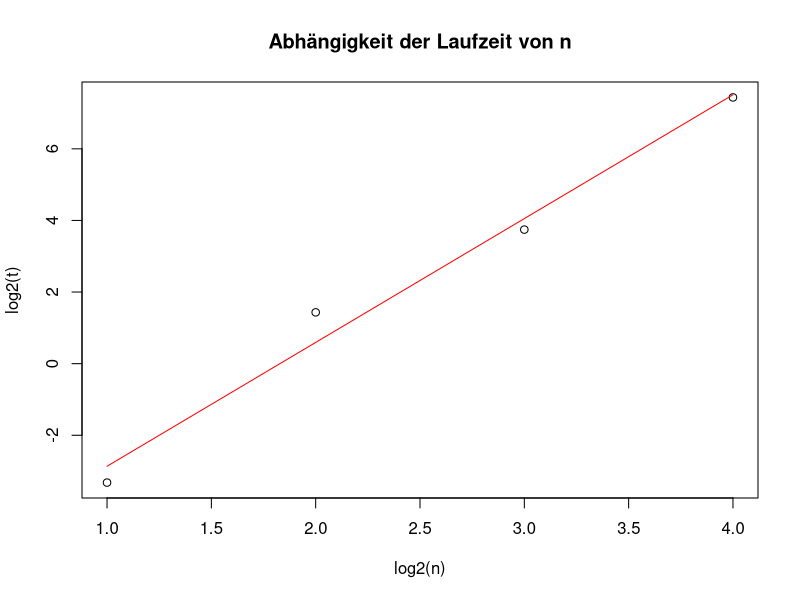

The R script that drew this image:
data <- read.csv("data.csv")

data$X = log2(data$n)
data$Y = log2(data$t)
data$X2 = data$X * data$X
data$Y2 = data$Y * data$Y
data$XY = data$X * data$Y

data

sum(data$X)
sum(data$Y)
sum(data$X2)
sum(data$Y2)
sum(data$XY)

a = (mean(data$XY) - mean(data$X) * mean(data$Y)) / (mean(data$X2) - mean(data$X)^2)
b = mean(data$Y) - a * mean(data$X)

a
b

X = 5
Y = a * X + b

Y
2^Y

r2 = 
(mean(data$XY) - mean(data$X) * mean(data$Y))^2 /
((mean(data$X2) - mean(data$X)^2)
*
(mean(data$Y2) - mean(data$Y)^2)
)
r2

pdf(file = "log.pdf", width = 8, height = 6)
plot(data$X, data$Y,
	xlab = "log2(n)", ylab = "log2(t)",
	main = "Abhängigkeit der Laufzeit von n")
xvalues = c(1,4)
yvalues = a * xvalues + b
lines(xvalues, yvalues, col = "red")
